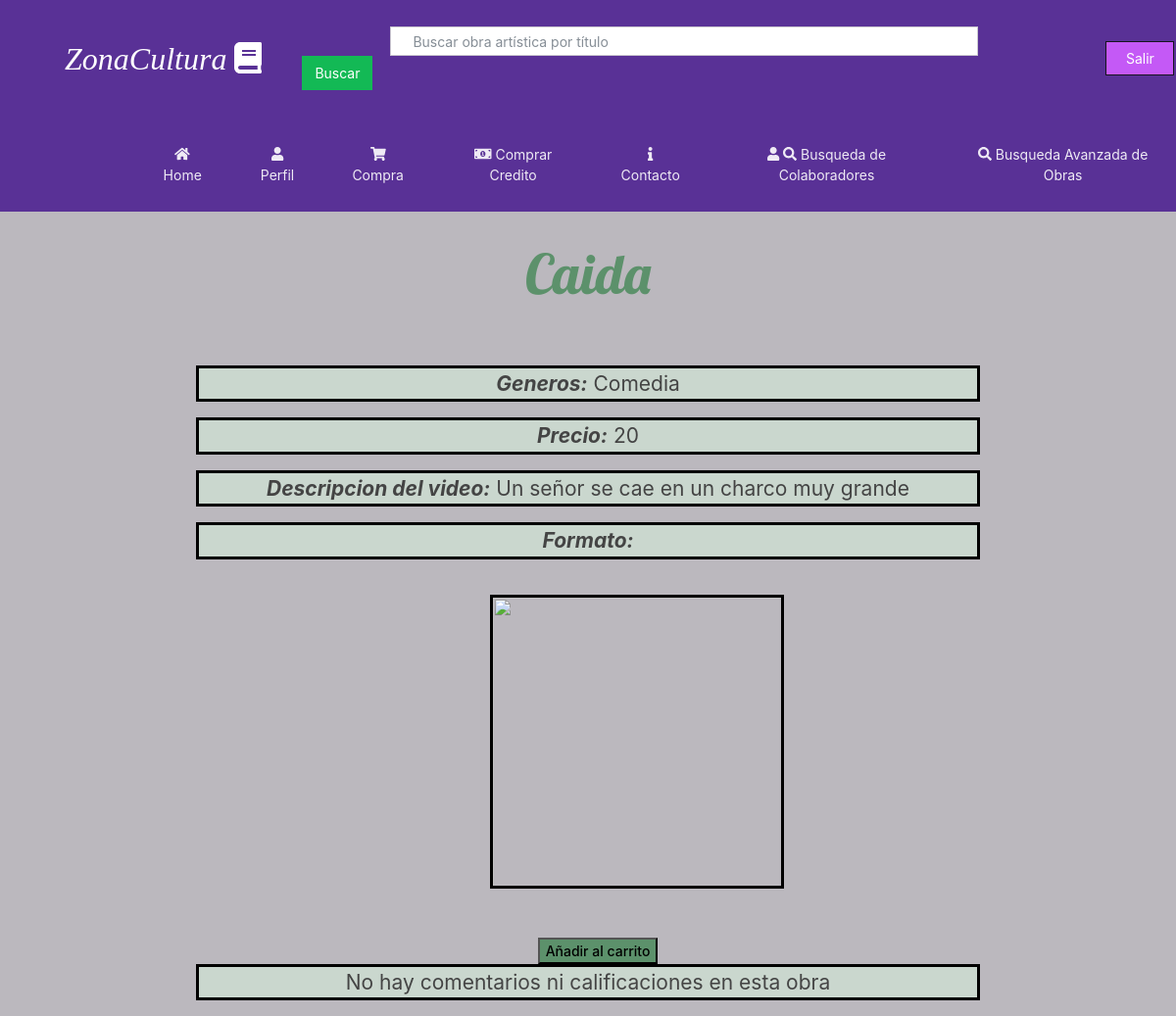
Page /Producto/ContenidoMultimedia/5 (signed in) on the committed database.
### homePage/models.py (models this page shows)
class contenidoMultimedia(models.Model):
	user=models.ForeignKey(User,on_delete=models.SET_NULL, null=True)
	title=models.CharField(max_length=50)
	descripcion=models.TextField(max_length=150)
	formato=models.CharField(max_length=20,blank=True)
	precioV=models.IntegerField(default=0)
	clip=models.FileField(upload_to='media/video')
	fecha=models.DateTimeField(default=timezone.now)
	genero=models.ForeignKey(GeneroMultimedia, on_delete=models.SET_NULL, null=True)

### homePage/views.py (the view, shortened to what this page needs)
# urls.py: path('Producto/ContenidoMultimedia/<int:primaryKey>', views.mostrarMultimedia),
@login_required(login_url='/')
def mostrarMultimedia(request,primaryKey):
	if request.GET.get('Salir'):
		logout(request)
		return redirect('/')
	print(primaryKey)
	try:
		video=contenidoMultimedia.objects.get(pk=primaryKey)
		if(ArticulosComprados.objects.filter(usuario=infousuario.objects.get(user = request.user),multimedia=video).first() is not None):
			permitir=False
			print('lo tiene')
		else:
			permitir=True
			print('no lo tiene')
		if request.GET.get('ver'):
			return redirect('/')
	except:
		print('pppp')
		raise Http404
	listaDeGeneros= video.genero
	print(listaDeGeneros)
	aux=''
	if listaDeGeneros.Comedia==True :
		print('Es de Comedia')
		aux=aux+'Comedia'
	if listaDeGeneros.Drama==True :
		aux=aux+'Drama'
	if listaDeGeneros.Retrato==True :
		aux=aux+'Retrato '
	if listaDeGeneros.Terror==True :
		aux=aux+'Terror '
	if listaDeGeneros.CienciaFiccion==True :
		aux=aux+'Ciencia Ficción '
	if listaDeGeneros.Accion==True :
		aux=aux+'Accion'
	if listaDeGeneros.Belico==True :
		aux=aux+'Belico'
	if listaDeGeneros.Aventura==True :
		aux=aux+'Aventura'
	if listaDeGeneros.DelOeste==True :
		aux=aux+'DelOeste'
	if listaDeGeneros.ArtesMarciales==True :
		aux=aux+'Artes Marciales'
	if listaDeGeneros.Fantastico==True :
		aux=aux+'Fantastico'
	if listaDeGeneros.Suspenso==True :
		aux=aux+'Suspenso'
	if listaDeGeneros.Historico==True :
		aux=aux+'Historico'
	if listaDeGeneros.Adolescente==True :
		aux=aux+'Adolescente'
	if listaDeGeneros.Infantil==True :
		aux=aux+'Infantil'
	if listaDeGeneros.Político_Social==True :
		aux=aux+'Político Social'
	if listaDeGeneros.Animacion==True :
		aux=aux+'Animacion'
	comentarios=ComentarioMultimedia.objects.filter(video=video)
	hayComentarios=True
	promedioCalificacion=0
	if len(comentarios)== 0:
		hayComentarios=False
	else:
		for comentario in comentarios:
			promedioCalificacion=promedioCalificacion+comentario.califi
		promedioCalificacion=promedioCalificacion/len(comentarios)
	return render(request, 'mostrarContenidoMultimedia.html',{'User':request.user,'video':video,'generos':aux, 'permitir':permitir, 'hayComentarios':hayComentarios, 'comentarios':comentarios, 'promedioCalificacion':promedioCalificacion})

### homePage/templates/mostrarContenidoMultimedia.html (shortened to what this page needs)
{% extends 'plantillaGeneral.html' %}
{% block extrahead %}
<link rel="stylesheet" href="/static/css/diseño.css">
<link rel="stylesheet" href="/static/css/perfil.css">
{% endblock %}
{% block content %}
<h1 class="heading">{{video.title}}</h1>
<p><em><b>Generos:</b></em> {{generos}}</p>
<p><em><b>Precio:</b></em> {{video.precioV}}</p>
<p><em><b>Descripcion del video:</b></em> {{video.descripcion}}</p>
<p><em><b>Formato:</b></em> {{video.Formato}}</p>
	<center>
			<img class="center-block" src="{{Libro.imagen.url}}" width="300" height="300" id="imgl">
		{% if User.pk == video.user.pk %}
			<button id="Comprar4"><a href="/Producto/ContenidoMultimedia/Editar/{{video.pk}}">EDITAR</a></button>
		{% else %}
		<form method="get">
			<input type="submit" value="Añadir al carrito" name="carrito" id="Comprar2">
		</form>
		{% endif %}
	</center>
{%if hayComentarios == False %}
 <p>No hay comentarios ni calificaciones en esta obra </p>
{%	endif	%}
{% endblock %}

### homePage/static/css/diseño.css (style rules this page uses)
.heading { text-align: center; margin-top: 30px; margin-bottom: 60px; position: relative; font-family: 'Lobster', cursive; color: #5C916B; font-size: 4em; }
#imgl { margin-left: 100px; }
p { text-align: center; margin-left: 200px; margin-right: 200px; border-color: black; border-style: solid; font-size: 1.5em; background-color: #CAD7CE; }

### homePage/static/css/perfil.css (style rules this page uses)
.heading { text-align: center; margin-top: 30px; margin-bottom: 60px; position: relative; font-family: 'Lobster', cursive; color: #5C916B; font-size: 4em; }
#Comprar2 { margin-left: 20px; margin-top: 20px; background-color: #5C916B; font-weight: 500; }
.center-block { margin-bottom: 30px; margin-top: 20px; border-style: solid; border-color: black; }

### homePage/static/css/paginahome.css (style rules this page uses)
body { background-color: #BBB8BE; }

### rows in the picture
contenidoMultimedia: title "Caida", precioV "20", descripcion "Un señor se cae en un charco muy grande"

### other values in the picture
{{ generos }} "Comedia"
